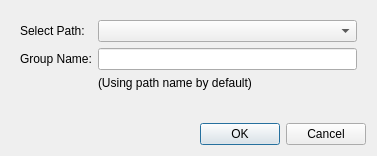
<?xml version="1.0" encoding="UTF-8"?>
<ui version="4.0">
 <class>svContourGroupCreate</class>
 <widget class="QWidget" name="svContourGroupCreate">
  <property name="windowModality">
   <enum>Qt::WindowModal</enum>
  </property>
  <property name="geometry">
   <rect>
    <x>0</x>
    <y>0</y>
    <width>377</width>
    <height>156</height>
   </rect>
  </property>
  <property name="windowTitle">
   <string>Create Contour Group</string>
  </property>
  <layout class="QVBoxLayout" name="verticalLayout">
   <item>
    <widget class="QWidget" name="widget" native="true">
     <layout class="QFormLayout" name="formLayout">
      <item row="0" column="0">
       <widget class="QLabel" name="label">
        <property name="text">
         <string>Select Path:</string>
        </property>
       </widget>
      </item>
      <item row="1" column="0">
       <widget class="QLabel" name="label_2">
        <property name="text">
         <string>Group Name:</string>
        </property>
       </widget>
      </item>
      <item row="1" column="1">
       <widget class="QLineEdit" name="lineEditGroupName">
        <property name="text">
         <string/>
        </property>
       </widget>
      </item>
      <item row="0" column="1">
       <widget class="QComboBox" name="comboBox"/>
      </item>
      <item row="2" column="1">
       <widget class="QLabel" name="label_3">
        <property name="text">
         <string>(Using path name by default)</string>
        </property>
       </widget>
      </item>
     </layout>
    </widget>
   </item>
   <item>
    <widget class="QDialogButtonBox" name="buttonBox">
     <property name="orientation">
      <enum>Qt::Horizontal</enum>
     </property>
     <property name="standardButtons">
      <set>QDialogButtonBox::Cancel|QDialogButtonBox::Ok</set>
     </property>
    </widget>
   </item>
  </layout>
 </widget>
 <resources/>
 <connections/>
</ui>
